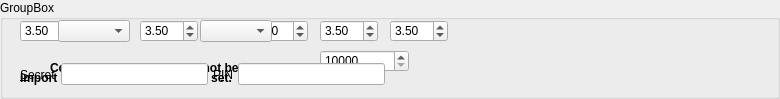
                 <widget class="QGroupBox" name="groupBox_18">
                  <property name="minimumSize">
                   <size>
                    <width>0</width>
                    <height>99</height>
                   </size>
                  </property>
                  <property name="title">
                   <string>GroupBox</string>
                  </property>
                  <widget class="QDoubleSpinBox" name="kernelUpdateInterval">
                   <property name="geometry">
                    <rect>
                     <x>20</x>
                     <y>20</y>
                     <width>58</width>
                     <height>22</height>
                    </rect>
                   </property>
                   <property name="minimum">
                    <double>0.500000000000000</double>
                   </property>
                   <property name="maximum">
                    <double>10.000000000000000</double>
                   </property>
                   <property name="value">
                    <double>3.500000000000000</double>
                   </property>
                  </widget>
                  <widget class="QDoubleSpinBox" name="chatUpdateInterval">
                   <property name="geometry">
                    <rect>
                     <x>140</x>
                     <y>20</y>
                     <width>58</width>
                     <height>22</height>
                    </rect>
                   </property>
                   <property name="minimum">
                    <double>0.500000000000000</double>
                   </property>
                   <property name="maximum">
                    <double>10.000000000000000</double>
                   </property>
                   <property name="value">
                    <double>3.500000000000000</double>
                   </property>
                  </widget>
                  <widget class="QDoubleSpinBox" name="listenersUpdateInterval">
                   <property name="geometry">
                    <rect>
                     <x>250</x>
                     <y>20</y>
                     <width>58</width>
                     <height>22</height>
                    </rect>
                   </property>
                   <property name="minimum">
                    <double>0.500000000000000</double>
                   </property>
                   <property name="maximum">
                    <double>10.000000000000000</double>
                   </property>
                   <property name="value">
                    <double>3.500000000000000</double>
                   </property>
                  </widget>
                  <widget class="QDoubleSpinBox" name="neighborsUpdateInterval">
                   <property name="geometry">
                    <rect>
                     <x>320</x>
                     <y>20</y>
                     <width>58</width>
                     <height>22</height>
                    </rect>
                   </property>
                   <property name="minimum">
                    <double>0.500000000000000</double>
                   </property>
                   <property name="maximum">
                    <double>10.000000000000000</double>
                   </property>
                   <property name="value">
                    <double>3.500000000000000</double>
                   </property>
                  </widget>
                  <widget class="QDoubleSpinBox" name="starbeamUpdateInterval">
                   <property name="geometry">
                    <rect>
                     <x>390</x>
                     <y>20</y>
                     <width>58</width>
                     <height>22</height>
                    </rect>
                   </property>
                   <property name="minimum">
                    <double>0.500000000000000</double>
                   </property>
                   <property name="maximum">
                    <double>10.000000000000000</double>
                   </property>
                   <property name="value">
                    <double>3.500000000000000</double>
                   </property>
                  </widget>
                  <widget class="QComboBox" name="urlCipher">
                   <property name="geometry">
                    <rect>
                     <x>58</x>
                     <y>20</y>
                     <width>73</width>
                     <height>22</height>
                    </rect>
                   </property>
                   <property name="sizeAdjustPolicy">
                    <enum>QComboBox::AdjustToContents</enum>
                   </property>
                  </widget>
                  <widget class="QComboBox" name="urlHash">
                   <property name="geometry">
                    <rect>
                     <x>200</x>
                     <y>20</y>
                     <width>73</width>
                     <height>22</height>
                    </rect>
                   </property>
                   <property name="sizeAdjustPolicy">
                    <enum>QComboBox::AdjustToContents</enum>
                   </property>
                  </widget>
                  <widget class="QLabel" name="commonCredentialsLabel">
                   <property name="geometry">
                    <rect>
                     <x>50</x>
                     <y>60</y>
                     <width>721</width>
                     <height>16</height>
                    </rect>
                   </property>
                   <property name="font">
                    <font>
                     <weight>75</weight>
                     <bold>true</bold>
                    </font>
                   </property>
                   <property name="text">
                    <string>Common credentials have not been set.</string>
                   </property>
                  </widget>
                  <widget class="QLabel" name="importCredentialsLabel">
                   <property name="geometry">
                    <rect>
                     <x>20</x>
                     <y>70</y>
                     <width>721</width>
                     <height>16</height>
                    </rect>
                   </property>
                   <property name="font">
                    <font>
                     <weight>75</weight>
                     <bold>true</bold>
                    </font>
                   </property>
                   <property name="text">
                    <string>Import credentials have not been set.</string>
                   </property>
                  </widget>
                  <widget class="QSpinBox" name="commonUrlIterationCount">
                   <property name="geometry">
                    <rect>
                     <x>320</x>
                     <y>50</y>
                     <width>89</width>
                     <height>22</height>
                    </rect>
                   </property>
                   <property name="minimum">
                    <number>10000</number>
                   </property>
                   <property name="maximum">
                    <number>999999999</number>
                   </property>
                   <property name="value">
                    <number>10000</number>
                   </property>
                  </widget>
                  <widget class="QWidget" name="layoutWidget">
                   <property name="geometry">
                    <rect>
                     <x>20</x>
                     <y>60</y>
                     <width>365</width>
                     <height>29</height>
                    </rect>
                   </property>
                   <layout class="QHBoxLayout" name="horizontalLayout_97">
                    <property name="spacing">
                     <number>5</number>
                    </property>
                    <item>
                     <widget class="QLabel" name="label_132">
                      <property name="text">
                       <string>&amp;Secret</string>
                      </property>
                      <property name="buddy">
                       <cstring>commonUrlPassphrase</cstring>
                      </property>
                     </widget>
                    </item>
                    <item>
                     <widget class="QLineEdit" name="commonUrlPassphrase"/>
                    </item>
                    <item>
                     <widget class="QLabel" name="label_133">
                      <property name="text">
                       <string>P&amp;IN</string>
                      </property>
                      <property name="buddy">
                       <cstring>commonUrlPin</cstring>
                      </property>
                     </widget>
                    </item>
                    <item>
                     <widget class="QLineEdit" name="commonUrlPin"/>
                    </item>
                   </layout>
                  </widget>
                 </widget>
